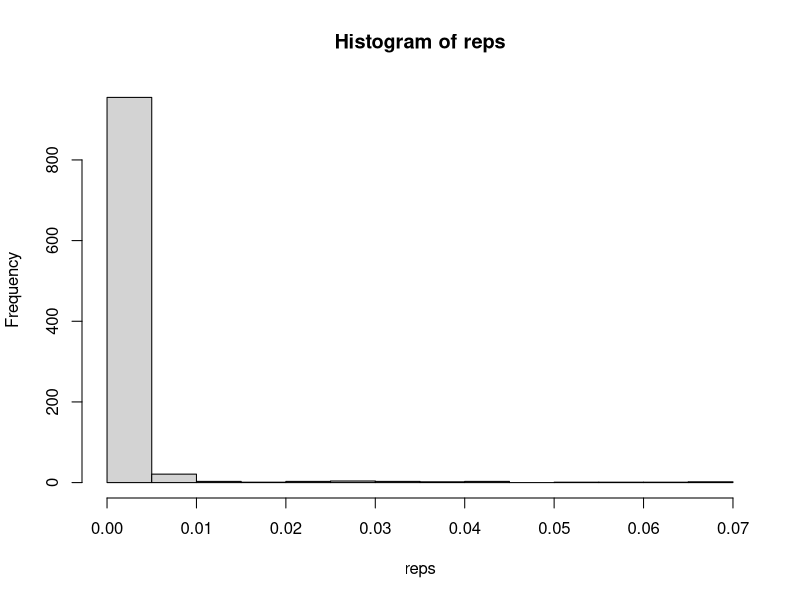

This figure's R source:
system.time({
  rr = rnorm(1024*2**12)
  fr = fft(rr)
})

length(fr)


system.time({
  rr = rnorm(104729)
  fft(rr)
})




# sample size calculator
# t-test
# person heights
# min scientific difference = 5 inches
# alpha = 0.05, beta = 0.8
# prelim data

prelimData = rnorm(n = 10, mean = 72, sd = 4)
mean(prelimData)
sd(prelimData)


prelimData2 = rnorm(n = 10, mean = 65, sd = 4)
mean(prelimData2)
sd(prelimData2)


# two sample t-test
pooledVar = (9*var(prelimData) + 9*var(prelimData2))/18
pooledVar


ssize = 10
tt = (mean(prelimData) - mean(prelimData2)) / (sqrt(pooledVar)*sqrt(1/ssize + 1/ssize))
tt

t.test(prelimData, prelimData2, var.equal = TRUE)


calcPower <- function(n){
  prelimData = rnorm(n = n, mean = 72, sd = 4)
  prelimData2 = rnorm(n = n, mean = 71, sd = 4)

  
  # two sample t-test
  pooledVar = ((n-1)*var(prelimData) + (n-1)*var(prelimData2))/(n + n -2)

  tt = (mean(prelimData) - mean(prelimData2)) / (sqrt(pooledVar)*sqrt(1/n + 1/n))
  
  # return pvalue
  return(1-pt(tt, df = n+n-2))
}


reps = replicate(n = 1000, calcPower(600))
hist(reps)
mean(reps < 0.05) # returns the power
